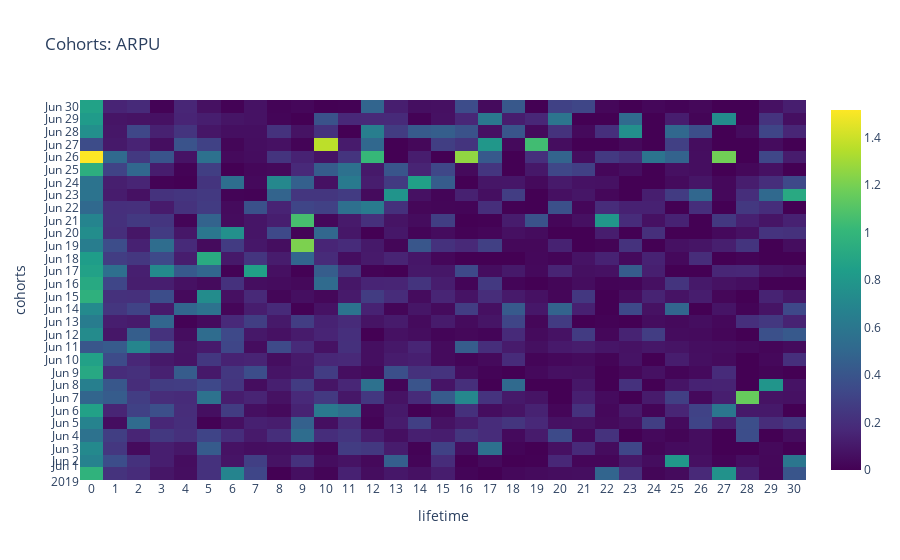

The code cell stored with this chart in its notebook:
### Code cell
#Сделаем визуализацию для нее:
data=[go.Heatmap(
                x=retention_table_with_revenue.lifetime,
                y=retention_table_with_revenue.registration_date,
                z=retention_table_with_revenue.arpu.values.tolist(),
                hovertemplate=
                '<b>Cohort</b>: %{y}'+
                '<br><b>Lifetime</b>: %{x}'+
                '<br><b>ARPU<b>: %{z:.2f} $<extra></extra>',
                colorscale='viridis')]
layout=go.Layout(title='Cohorts: ARPU',
                yaxis_title='cohorts',
                xaxis_title='lifetime',
                xaxis=dict(
                dtick=1),
                 yaxis=dict(
                 tickmode='linear')
                )
fig=go.Figure(data=data, layout=layout)
fig.show()

### Figure 1 — Plotly figure (JSON) as saved in the notebook; plotly's stock layout.template omitted (floating-point values rounded to 4 significant figures; data arrays with more than 128 entries replaced by an {"elided": "..."} marker saying what was removed)
{"data": [{"colorscale": [[0, "#440154"], [0.1111, "#482878"], [0.2222, "#3e4989"], [0.3333, "#31688e"], [0.4444, "#26828e"], [0.5556, "#1f9e89"], [0.6667, "#35b779"], [0.7778, "#6ece58"], [0.8889, "#b5de2b"], [1, "#fde725"]], "hovertemplate": "<b>Cohort</b>: %{y}<br><b>Lifetime</b>: %{x}<br><b>ARPU<b>: %{z:.2f} $<extra></extra>", "type": "heatmap", "x": {"elided": "930 int values"}, "y": {"elided": "930 str values"}, "z": {"elided": "930 float values"}}], "layout": {"title": {"text": "Cohorts: ARPU"}, "xaxis": {"dtick": 1, "title": {"text": "lifetime"}}, "yaxis": {"tickmode": "linear", "title": {"text": "cohorts"}}}}
